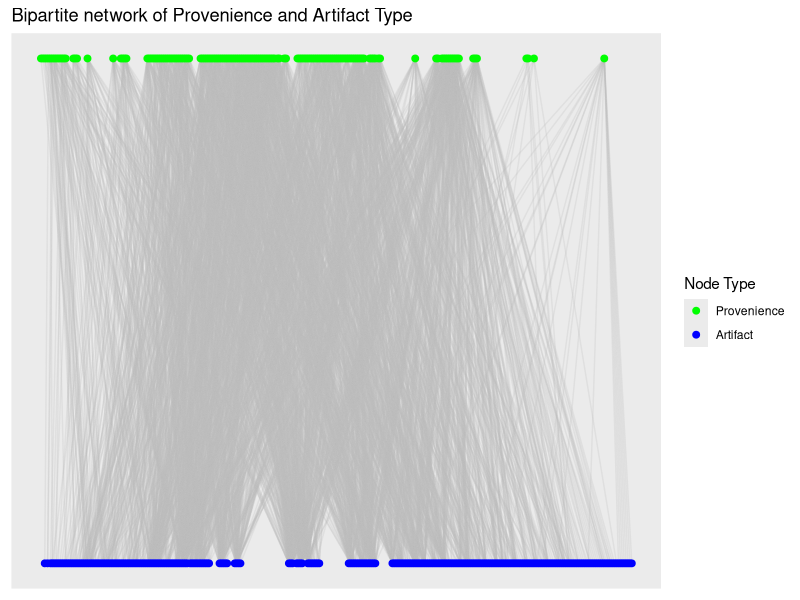
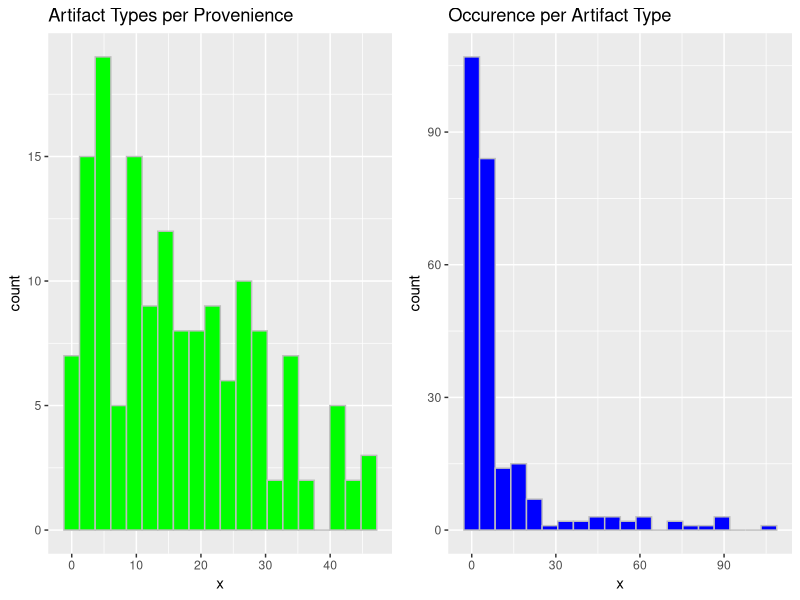
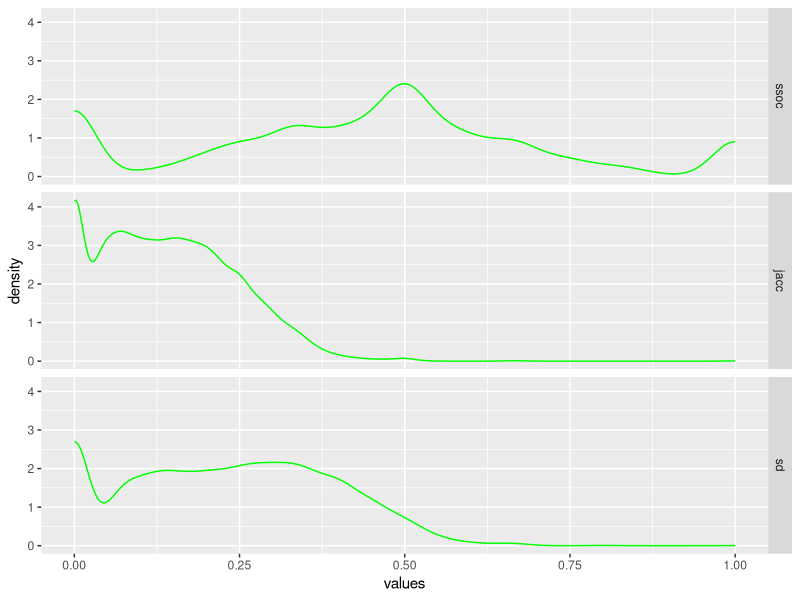
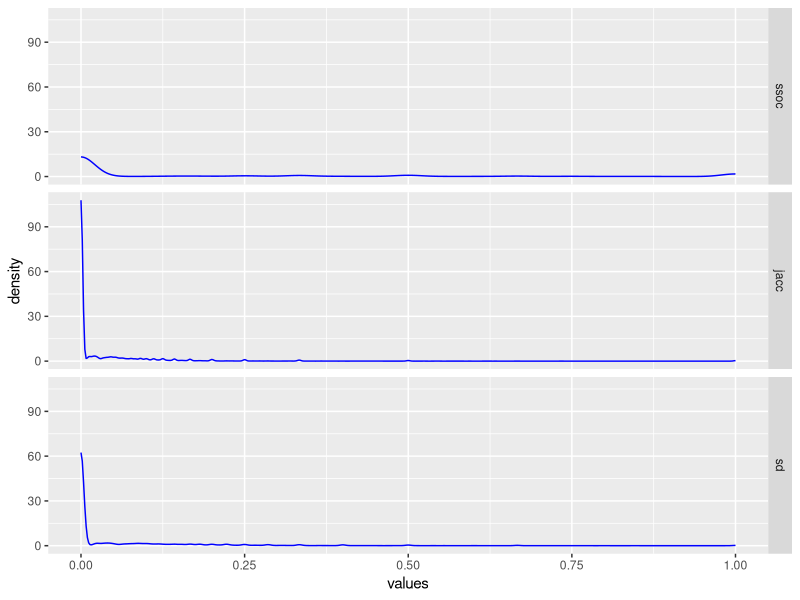
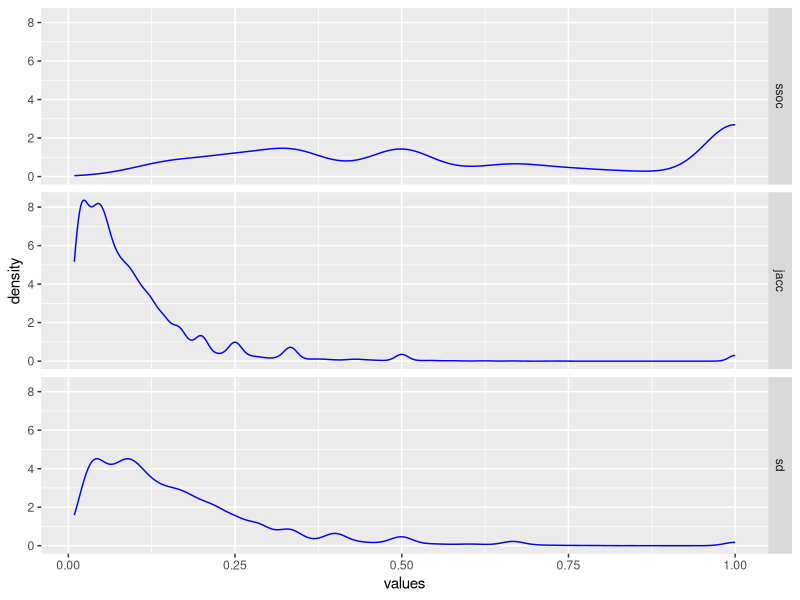

Generate these figures, in order, with R:
## ---- chunk 1

require(tidyverse)
require(igraph)
require(ggraph)

# Read in edgelist into data frame
dat <- read_csv("./data/Catalog_SiteA.csv",
                col_select = c(LEVEL_ID, CODE))

# Create graph
g_assemblages_bpg <-
  graph_from_data_frame(unique.data.frame(dat),
                        directed = FALSE)

# Assign bipartite node types
V(g_assemblages_bpg)$type <-
  bipartite_mapping(g_assemblages_bpg)$type

## ---- chunk 2
#| fig-width: 8
#| fig-cap: "Bipartite graph of artifact-provenience connections."

# Plot bipartite graph
g_assemblages_bpg %>%
  ggraph(layout = "bipartite") +
  geom_edge_link(color = "gray", alpha = 0.25) +
  geom_node_point(aes(color = type), size = 2) +
  scale_color_manual(
    values = c("green", "blue"),
    name = "Node Type",
    breaks = c(FALSE, TRUE),
    labels = c("Provenience", "Artifact")) +
  ggtitle("Bipartite network of Provenience and Artifact Type")
  

## ---- chunk 3

g_assemblages_bpg_inc <- as_incidence_matrix(g_assemblages_bpg)

# View the first few rows and columns
g_assemblages_bpg_inc[1:5, 1:15]

## ---- chunk 4

# Szymkiewicz-Simpson overlap coefficient for binary incidence matrices

overlap_coef_bin <- function(x) {
  # Calculate the pairwise sums of non-zero matrix elements to find the number
  # of intersecting elements between each input column
  bin_intersect_mat <- t(x) %*% x
  
  # Calculate the input column sums to find the individual size of each set
  col_sum <- apply(x, 2, function(xx)
    sum(xx != 0))
  
  # Find the smaller of each pair of sets by taking the matrix outer minimum
  min_set_size_mat <- outer(col_sum, col_sum, FUN = pmin)
  
  # Szymkiewicz-Simpson overlap coefficient is the pairwise intersection of two
  # sets divided by the size of the smaller set
  ssoc <- bin_intersect_mat / min_set_size_mat
  
  # Set diagonal to identity
  diag(ssoc) <- 1
  
  # Assign input column names to rows and columns of return matrix
  dimnames(ssoc) <- list(colnames(x), colnames(x))
  
  return(ssoc)
}

## ---- chunk 5

# Jaccard/Tanimoto similarity index for binary incidence matrices

jaccard_sim_bin <- function(x) {
  # Calculate the pairwise sums of non-zero matrix elements to find the number
  # of intersecting elements between each input column
  bin_intersect_mat <- t(x) %*% x
  
  # Calculate the input column sums to find the individual size of each set
  x_col_sum <- apply(x, 2, function(xx)
    sum(xx != 0))
  
  # Calculate the matrix outer sums for pairwise sum of set sizes
  set_size_sum_mat <- outer(x_col_sum, x_col_sum, FUN = "+")
  
  # Jaccard index is intersection of set sizes over the size of the union of
  # sets
  jacc <- bin_intersect_mat / (set_size_sum_mat - bin_intersect_mat)
  
  # Set diagonal to identity
  diag(jacc) <- 1
  
  # Assign input column names to rows and columns of return matrix
  dimnames(jacc) <- list(colnames(x), colnames(x))
  
  return(jacc)
}

## ---- chunk 6

# Sørensen–Dice Coefficient for binary incidence matrices

soren_dice_sim_bin <- function(x) {
  # Calculate the pairwise sums of non-zero matrix elements to find the number
  # of intersecting elements between each input column
  bin_intersect_mat <- t(x) %*% x
  
  # Calculate the input column sums, to find the individual size of each set
  col_sum <- apply(x, 2, function(xx)
    sum(xx != 0))
  
  # Calculate the matrix outer sums for pairwise sum of set sizes
  set_size_sum_mat <- outer(col_sum, col_sum, FUN = "+")
  
  # Sorenson-Dice index is twice the size of the intersection divided by the
  # sum of the size for each set
  sd <- (2 * bin_intersect_mat) / set_size_sum_mat
  
  # Set diagonal to identity
  diag(sd) <- 1
  
  # Assign input column names to rows and columns of return matrix
  dimnames(sd) <- list(colnames(x), colnames(x))
  return(sd)
  
}

## ---- chunk 7
#| fig-cap: "Sample size distributions for provenience and artifact types."

require(gridExtra)

grid.arrange(
  ggplot(
    data = data.frame(x = rowSums(g_assemblages_bpg_inc)), 
    aes(x = x)) +
    geom_histogram(color = "gray", fill = "green", bins = 20) +
    ggtitle("Artifact Types per Provenience"),
  
  ggplot(
    data = data.frame(x = colSums(g_assemblages_bpg_inc)), 
    aes(x = x)) +
    geom_histogram(color = "gray", fill = "blue", bins = 20) +
    ggtitle("Occurence per Artifact Type"),
  
  ncol = 2
)

## ---- chunk 8
# Overlap coefficient, provenience
prov_adj_ssoc <- overlap_coef_bin(t(g_assemblages_bpg_inc))

prov_ssoc_vals <-
  prov_adj_ssoc[lower.tri(prov_adj_ssoc, diag = FALSE)]

# Jaccard, provenience
prov_adj_jacc <- jaccard_sim_bin(t(g_assemblages_bpg_inc))

prov_jacc_vals <-
  prov_adj_jacc[lower.tri(prov_adj_jacc, diag = FALSE)]

# Sorenson-Dice
prov_adj_sd <- soren_dice_sim_bin(t(g_assemblages_bpg_inc))

prov_sd_vals <-
  prov_adj_sd[lower.tri(prov_adj_sd, diag = FALSE)]

# Make data frame to compare
prov_sims <-
  data.frame(ssoc = prov_ssoc_vals,
             jacc = prov_jacc_vals,
             sd = prov_sd_vals)

## ---- chunk 9
# Plot densities by similarity measure
prov_sims %>% stack() %>%
  ggplot(aes(x = values)) +
  geom_density(color = "green",
               alpha = 0.4) +
  facet_grid(ind ~ ., scales = "fixed")

## ---- chunk 10

# Overlap coefficient, artifact types
artifact_adj_ssoc <- overlap_coef_bin(g_assemblages_bpg_inc)

artifact_ssoc_vals <-
  artifact_adj_ssoc[lower.tri(artifact_adj_ssoc, diag = FALSE)]

# Jaccard, artifact types
artifact_adj_jacc <- jaccard_sim_bin(g_assemblages_bpg_inc)

artifact_jacc_vals <-
  artifact_adj_jacc[lower.tri(artifact_adj_jacc, diag = FALSE)]

#Sorenson-Dice, artifact types
artifact_adj_sd <- soren_dice_sim_bin(g_assemblages_bpg_inc)

artifact_sd_vals <-
  artifact_adj_sd[lower.tri(artifact_adj_sd, diag = FALSE)]

# Make data frame to compare
artifact_sims <-
  data.frame(ssoc = artifact_ssoc_vals, 
             jacc = artifact_jacc_vals, 
             sd = artifact_sd_vals)
## ---- chunk 11

# Plot densities by similarity measure
artifact_sims %>% stack() %>% 
  ggplot(aes(x = values)) +
  geom_density(color = "blue",
               alpha = 0.4) + 
  facet_grid(ind ~ ., scales = "fixed")

## ---- chunk 12
# Plot densities by similarity measure, excluding zeroes
artifact_sims %>% stack() %>% 
  filter(values > 0) %>% # Exclude zeroes
  ggplot(aes(x = values)) +
  geom_density(color = "blue",
               alpha = 0.4) + 
  facet_grid(ind ~ ., scales = "fixed")
